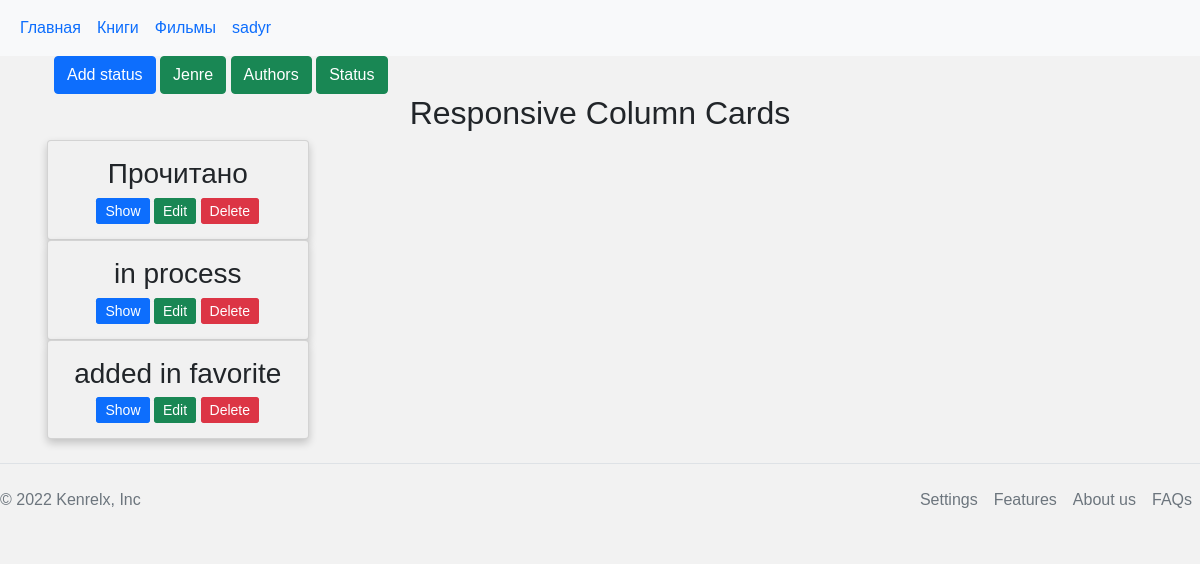
The page /status (signed in) on the database its author committed.
### tables this page shows
CREATE TABLE users (
    id INTEGER PRIMARY KEY AUTOINCREMENT,
    email TEXT UNIQUE NOT NULL,
    username TEXT UNIQUE NOT NULL,
    password TEXT NOT NULL
);

CREATE TABLE status (
    id INTEGER PRIMARY KEY AUTOINCREMENT,
    name TEXT NOT NULL
);

### library/book.py (the view)
@bp.route('/status') # Функция для страницы статуса
def status():
    db = get_db()
    statuses = db.execute(
        'SELECT * '
        ' FROM status'
    ).fetchall()
    return render_template('book/status.html', statuses=statuses, title = 'Statuses',menus=menus)

### library/auth.py (called while the page is built)
@bp.before_app_request
def load_logged_in_user():
    user_id = session.get('user_id')
    if user_id is None:
        g.user = None
    else:
        g.user = get_db().execute(
            'SELECT * FROM users WHERE id = ?', (user_id,)
        ).fetchone()

### library/db.py (called while the page is built)
def get_db():
    if 'db' not in g:
        g.db = sqlite3.connect(
            current_app.config['DATABASE'],
            detect_types=sqlite3.PARSE_DECLTYPES
        )
        g.db.row_factory = sqlite3.Row
    return g.db

### library/templates/book/status.html (shortened to what this page needs)
{% extends 'base.html' %}
{% block style %} <link rel="stylesheet" href="/static/css/books.css"> {% endblock %}
{% block content %}
<div class="container">
    <div class="container" >
        <a href="/add_status"> <button  type="button" class="btn btn-primary">Add status</button></a>
        <a href="/jenre"> <button type="button" class="btn btn-primary btn-success" >Jenre</button></a>
        <a href="/authors"> <button type="button" class="btn btn-primary btn-success ">Authors</button></a>
          <a href="/status"> <button type="button" class="btn btn-primary btn-success ">Status</button></a>
</div>
<h2>Responsive Column Cards</h2>
<div class="row">
  <div class="column">
    {% for status in statuses %}
    <div class="card">
      <h3>{{ status['name'] }}</h3>
      <div>
      <a class="btn btn-primary btn-sm btn-books "  href="#" role="button">Show</a>
      <a class="   btn btn-primary btn-sm btn-success btn-books "   href="#" role="button">Edit</a>
      <a class="  btn btn-primary btn-sm btn-danger btn-books "  href="#" role="button">Delete</a>
      </div>
    </div>
    {%  endfor %}
  </div>
</div>
</div>
{% endblock %}

### library/templates/base.html (shortened to what this page needs)
<!DOCTYPE html>
<html lang="en">
<head>
    <link rel="stylesheet" href="/static/css/bootstrap.min.css">
    <link rel="stylesheet" href="/static/css/style.css">
    {% block style %} {% endblock %}
</head>
<body>
    <header>
<nav class="navbar navbar-expand-sm bg-light">
    <div class="container-fluid">
      <ul class="navbar-nav">
        {% for menu in menus %}
        <li class="nav-item">
          <a class="nav-link" href="{{ menu['url']}}">{{ menu['name'] }}</a>
        </li>
        {% endfor %}
        {% if g.user['username'] %}
        <li class="nav-item">
          <a class="nav-link" href="#">{{ g.user['username'] }}</a>
        </li>
          {% endif %}
      </ul>
    </div>
  </nav>
    </header>
    {% block content %}
    {% endblock %}
      <footer class="  d-flex flex-wrap justify-content-between align-items-center py-3 my-4 border-top">
        <p class="col-md-4 mb-0 text-muted">&copy; 2022 Kenrelx, Inc</p>
        <a href="/" class="col-md-4 d-flex align-items-center justify-content-center mb-3 mb-md-0 me-md-auto link-dark text-decoration-none">
          <svg class="bi me-2" width="40" height="32"><use xlink:href="#bootstrap"/></svg>
        </a>
        <ul class=" nav col-md-4 justify-content-end">
          <li class="nav-item"><a href="#" class="nav-link px-2 text-muted">Settings</a></li>
          <li class="nav-item"><a href="#" class="nav-link px-2 text-muted">Features</a></li>
          <li class="nav-item"><a href="#" class="nav-link px-2 text-muted">About us</a></li>
          <li class="nav-item"><a href="#" class="nav-link px-2 text-muted">FAQs</a></li>
        </ul>
      </footer>
</body>
</html>

### library/static/css/style.css (style rules this page uses)
body { background-color: #f2f2f2; }

### library/static/css/books.css (style rules this page uses)
* { box-sizing: border-box; }
body { font-family: Arial, Helvetica, sans-serif; }
.column { float: left; width: 25%; padding: 0 10px; }
.row { margin: 0 -5px; }
.row:after { content: ""; display: table; clear: both; }
.card { box-shadow: 0 4px 8px 0 rgba(0, 0, 0, 0.2); padding: 16px; text-align: center; background-color: #f1f1f1; }
h2 { text-align: center; }
.btn-books { display: inline; width: fit-content; }

### rows shown on the page
users: user.username "sadyr"
status: name "Прочитано"
status: name "in process"
status: name "added in favorite"

### other values the page prints
{{ menu['name'] }} "Главная" "Книги" "Фильмы"
